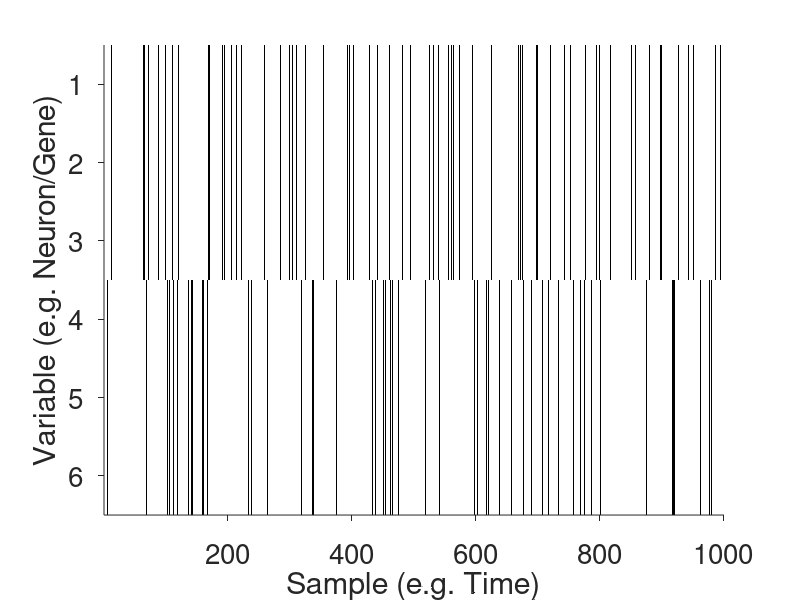
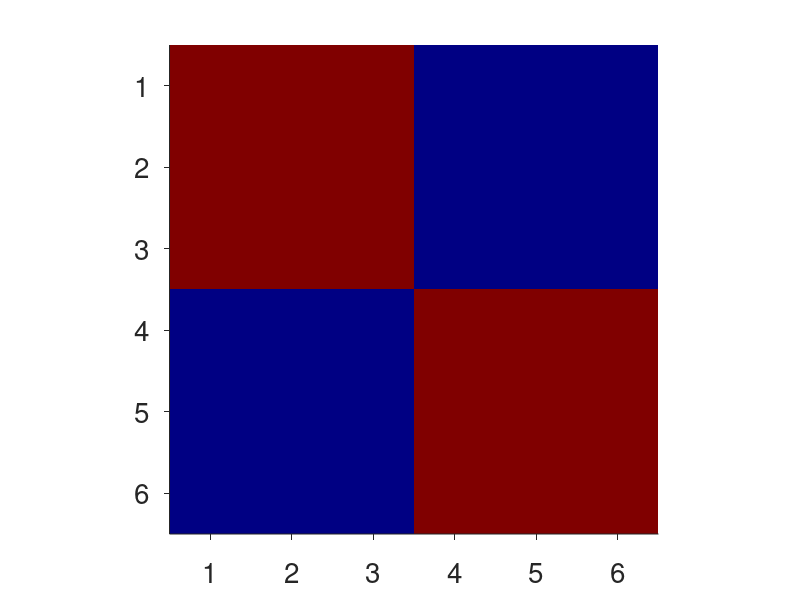
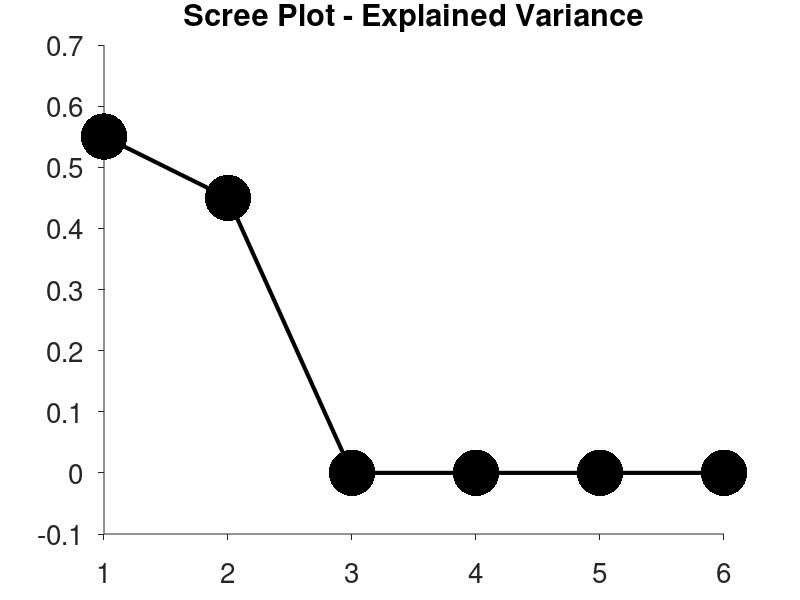
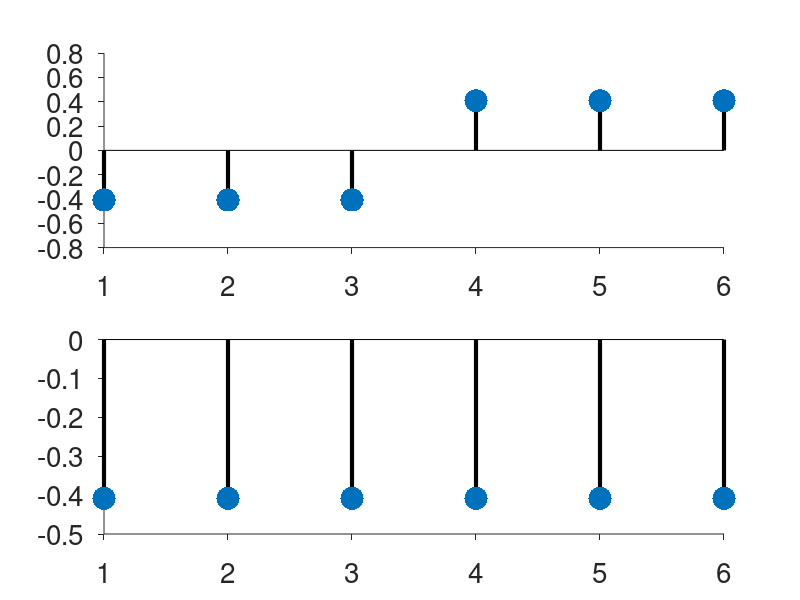

Reproduce these figures in MATLAB, in order.
% Saman Abbaspoor 2024
% https://github.com/NeurosyntaxAcademy

%%

clear all, clc

%% Simulate a dataset
Data = zeros(1000, 6);
Data(randi(1000, [1 100]), 1:3) = 1;

Data(randi(1000, [1 100]), 4:6) = 1;
Data(Data(:, 1) == 1, 4:6) = 0;


% Plot data
figure('units','normalized','outerposition',[0 0 1 1])

imagesc(Data')
colormap(flip(gray(256)))
xlabel('Sample (e.g. Time)')
ylabel('Variable (e.g. Neuron/Gene)')

set(gca, 'Box', 'off', 'tickdir', 'out', 'FontSize', 20)


%% Compute correlation matrix

% Method 1
standardizedData = (Data - mean(Data))./std(Data);
corrMatrix = (standardizedData' * standardizedData) / (size(Data, 1) - 1);


% Method 2
% standardizedData = zscore(standardizedData);
% corrMatrix = cov(standardizedData) / (size(Data, 1) - 1);

% Method 3
% corrMatrix = corrcoef(Data);


% Plot data
figure('units','normalized','outerposition',[0 0 1 1])

imagesc(corrMatrix)
colormap(jet(256))

pbaspect([1 1 1])

set(gca, 'Box', 'off', 'tickdir', 'out', 'FontSize', 20)


%% Compute PCA

% Perform eigen decomposition of the covariance matrix
[eigenvectors, eigenvalues] = eig(corrMatrix);

% Extract the eigenvalues from the diagonal matrix
eigenvalues = diag(eigenvalues);

% Sort the eigenvalues and corresponding eigenvectors in descending order
[eigenvalues, order] = sort(eigenvalues, 'descend');
eigenvectors = eigenvectors(:, order);


%% Explained Variance
figure('units','normalized','outerposition',[0 0 1 1])

plot(eigenvalues/sum(eigenvalues), 'LineWidth', 3, 'Color', [0 0 0], 'Marker', '.', 'MarkerSize', 100)

title('Scree Plot - Explained Variance')
set(gca, 'Box', 'off', 'tickdir', 'out', 'FontSize', 20)


%% Plot loadings (eigenvectors, principal components)
figure('units','normalized','outerposition',[0 0 1 1])

subplot(2,1,1)
stem(eigenvectors(:, 1), 'Color', [0 0 0], 'LineWidth', 3, 'Marker', '.', 'MarkerSize', 50)
set(gca, 'Box', 'off', 'tickdir', 'out', 'FontSize', 20)


subplot(2,1,2)
stem(eigenvectors(:, 2), 'Color', [0 0 0], 'LineWidth', 3, 'Marker', '.', 'MarkerSize', 50)
set(gca, 'Box', 'off', 'tickdir', 'out', 'FontSize', 20)


%% Sign Correction
for i = 1:size(eigenvectors, 2)
    [~, I] = max(abs(eigenvectors(:,i)));
    if eigenvectors(I,i) < 0
        eigenvectors(:,i) = -1.*eigenvectors(:,i);
    end
end


%% Project data to the principal components (eigenvectors)


PCs = standardizedData*eigenvectors(:, 1:2);

% Plot data
figure('units','normalized','outerposition',[0 0 1 1])

subplot(5, 1, 1:3)
imagesc(Data(1:100, :)')
colormap(flip(gray(256)))
xlabel('Sample (e.g. Time)')
ylabel('Variable (e.g. Neuron/Gene)')

set(gca, 'Box', 'off', 'tickdir', 'out', 'FontSize', 20)
xlim([1 100])


subplot(5, 1, 4)
plot(PCs(1:100, 1), 'LineWidth', 3, 'Color', [0 0 0])
set(gca, 'Box', 'off', 'tickdir', 'out', 'FontSize', 20)
xlim([1 100])

subplot(5, 1, 5)
plot(PCs(1:100, 2), 'LineWidth', 3, 'Color', [0 0 0])
set(gca, 'Box', 'off', 'tickdir', 'out', 'FontSize', 20)
xlim([1 100])

title('Activation Plot')

%% Plot trajectories
figure('units','normalized','outerposition',[0 0 1 1])

plot(PCs(:, 1), PCs(:, 2), 'LineWidth', 3, 'Color', [0 0 0])


%% Lower dimensional subspaces

PCs = standardizedData*eigenvectors(:, 1:3);

figure('units','normalized','outerposition',[0 0 1 1])

plot3(PCs(:, 1), PCs(:, 2), PCs(:, 3), 'LineWidth', 3, 'Color', [0 0 0]), hold on

% Fit a plane to the trajectory
coefficients = pca(PCs(:, 1:3));
normal_vector = coefficients(:, 3); % Normal vector to the plane
[gridX, gridY] = meshgrid(min(PCs(:,1)):0.1:max(PCs(:,1)), min(PCs(:,2)):0.1:max(PCs(:,2)));
gridZ = -(normal_vector(1) * gridX + normal_vector(2) * gridY) / normal_vector(3);

% Plot the plane
surf(gridX, gridY, gridZ, 'FaceAlpha', 0.5, 'EdgeColor', 'none', 'FaceColor', 'cyan')

xlabel('PC1')
ylabel('PC2')
zlabel('PC3')
title('3D Trajectory and Fitted Plane')
set(gca, 'Box', 'off', 'tickdir', 'out', 'FontSize', 20)
grid on
hold off

%%
standardizedData = zscore(Data);
[coeff,score,latent,~,explained] = pca(standardizedData);

[coeff,score,latent,~,explained] = pca(standardizedData, 'Algorithm', 'eig');
% Algorithm: eig, svd, als

% Coeff: loadings, eigenvectors
% Score: Principal component scores are the representations of X in the principal component space.
% latent: Principal component variances, namely the eigenvalues of the covariance matrix of X,
% returned as a numeric column vector of length k.
% explained : Percentage of the total variance explained by each principal component,
% returned as a numeric column vector of length k.

%%
%%%%%%%%%%%%%%%%%%%%%%%%%%%%%%%%%%%%%%%%%%%%%%%%%%%%%%%%%%%%%%%%
%%%%%%%%%%%%%%%%%%%%%%%%%%%%%%%%%%%%%%%%%%%%%%%%%%%%%%%%%%%%%%%%
%%%%%%%%%%%%%%%%%%%%%%%%%%%%%%%%%%%%%%%%%%%%%%%%%%%%%%%%%%%%%%%%
%%%%%%%%%%%%%%%%%%%%%%%%%%%%%%%%%%%%%%%%%%%%%%%%%%%%%%%%%%%%%%%%
%%%%%%%%%%%%%%%%%%%%%%%%%%%%%%%%%%%%%%%%%%%%%%%%%%%%%%%%%%%%%%%%


clear all, clc

%% Simulate a dataset
Data = zeros(1000, 9);
Data(randi(1000, [1 100]), 1:3) = 1;

Data(randi(1000, [1 100]), 4:6) = 1;
Data(Data(:, 1) == 1, 4:6) = 0;


Data(randi(1000, [1 100]), 7) = 1;
Data(randi(1000, [1 100]), 8) = 1;
Data(randi(1000, [1 100]), 9) = 1;


% Plot data
figure('units','normalized','outerposition',[0 0 1 1])

imagesc(Data')
colormap(flip(gray(256)))
xlabel('Sample (e.g. Time)')
ylabel('Variable (e.g. Neuron/Gene)')

set(gca, 'Box', 'off', 'tickdir', 'out', 'FontSize', 20)


%% Compute correlation matrix

% Method 1
standardizedData = (Data - mean(Data))./std(Data);
corrMatrix = (standardizedData' * standardizedData) / (size(Data, 1) - 1);


% Method 2
% standardizedData = zscore(standardizedData);
% corrMatrix = cov(standardizedData) / (size(Data, 1) - 1);

% Method 3
% corrMatrix = corrcoef(Data);


% Plot data
figure('units','normalized','outerposition',[0 0 1 1])

imagesc(corrMatrix)
colormap(jet(256))

pbaspect([1 1 1])

set(gca, 'Box', 'off', 'tickdir', 'out', 'FontSize', 20)


%% Compute PCA


% Perform eigen decomposition of the covariance matrix
[eigenvectors, eigenvalues] = eig(corrMatrix);

% Extract the eigenvalues from the diagonal matrix
eigenvalues = diag(eigenvalues);

% Sort the eigenvalues and corresponding eigenvectors in descending order
[eigenvalues, order] = sort(eigenvalues, 'descend');
eigenvectors = eigenvectors(:, order);


%% Explained Variance
figure('units','normalized','outerposition',[0 0 1 1])

plot(eigenvalues/sum(eigenvalues), 'LineWidth', 3, 'Color', [0 0 0], 'Marker', '.', 'MarkerSize', 100)

title('Scree Plot - Explained Variance')
set(gca, 'Box', 'off', 'tickdir', 'out', 'FontSize', 20)


%% Sign Correction
for i = 1:size(eigenvectors, 2)
    [~, I] = max(abs(eigenvectors(:,i)));
    if eigenvectors(I,i) < 0
        eigenvectors(:,i) = -1.*eigenvectors(:,i);
    end
end


%% Project data to the principal components (eigenvectors)


PCs = standardizedData*eigenvectors(:, 1:2);

% Plot data
figure('units','normalized','outerposition',[0 0 1 1])

subplot(5, 1, 1:3)
imagesc(Data(1:100, :)')
colormap(flip(gray(256)))
xlabel('Sample (e.g. Time)')
ylabel('Variable (e.g. Neuron/Gene)')

set(gca, 'Box', 'off', 'tickdir', 'out', 'FontSize', 20)
xlim([1 100])


subplot(5, 1, 4)
plot(PCs(1:100, 1), 'LineWidth', 3, 'Color', [0 0 0])
set(gca, 'Box', 'off', 'tickdir', 'out', 'FontSize', 20)
xlim([1 100])

subplot(5, 1, 5)
plot(PCs(1:100, 2), 'LineWidth', 3, 'Color', [0 0 0])
set(gca, 'Box', 'off', 'tickdir', 'out', 'FontSize', 20)
xlim([1 100])

title('Activation Plot')

%% Plot trajectories
figure('units','normalized','outerposition',[0 0 1 1])

plot(PCs(:, 1), PCs(:, 2), 'LineWidth', 3, 'Color', [0 0 0])


%% Lower dimensional subspaces

PCs = standardizedData*eigenvectors(:, 1:3);

figure('units','normalized','outerposition',[0 0 1 1])

plot3(PCs(:, 1), PCs(:, 2), PCs(:, 3), 'LineWidth', 3, 'Color', [0 0 0])

% Fit a plane to the trajectory
coefficients = pca(PCs(:, 1:3));
normal_vector = coefficients(:, 3); % Normal vector to the plane
[gridX, gridY] = meshgrid(min(PCs(:,1)):0.1:max(PCs(:,1)), min(PCs(:,2)):0.1:max(PCs(:,2)));
gridZ = -(normal_vector(1) * gridX + normal_vector(2) * gridY) / normal_vector(3);

% Plot the plane
surf(gridX, gridY, gridZ, 'FaceAlpha', 0.5, 'EdgeColor', 'none', 'FaceColor', 'cyan')

xlabel('PC1')
ylabel('PC2')
zlabel('PC3')
title('3D Trajectory and Fitted Plane')
set(gca, 'Box', 'off', 'tickdir', 'out', 'FontSize', 20)
grid on
hold off

